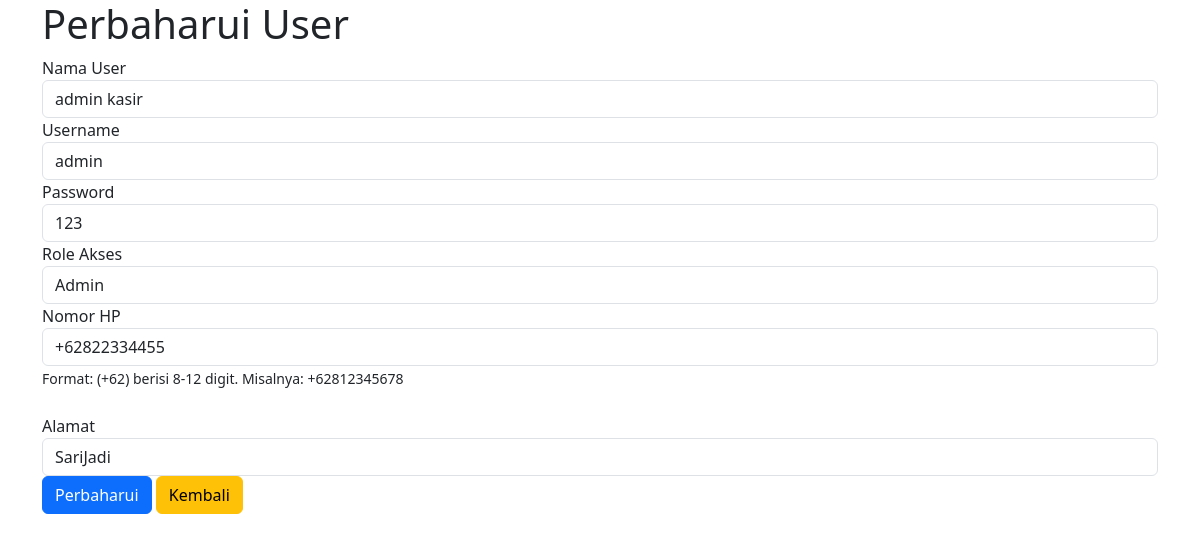
Screenshot of /user_edit.php?id=1 (signed in) with the database file from the repository.
### tables this page shows
CREATE TABLE `user_pengguna` (
  `id_user` int(11) NOT NULL,
  `nama_user` varchar(100) NOT NULL,
  `username` varchar(100) NOT NULL,
  `password` varchar(100) NOT NULL,
  `role_id` int(11) NOT NULL,
  `nomor_handphone` varchar(13) NOT NULL,
  `alamat` varchar(100) NOT NULL
);

CREATE TABLE `role` (
  `id_role` int(11) NOT NULL,
  `nama` varchar(25) NOT NULL
);

### user_edit.php (the view, shortened to what this page needs)
<?php
include 'config.php';
$role = mysqli_query($dbconnect, "SELECT * FROM role");
if (isset($_GET['id'])) {
    $id = $_GET['id'];
    $result = mysqli_query($dbconnect, "SELECT * FROM user_pengguna WHERE id_user='$id'");
    $data = mysqli_fetch_assoc($result);
} else {
    $_SESSION['error'] = "ID user tidak ditemukan!";
    header("location:user.php");
    exit;
}
?>
<!DOCTYPE html>
<html lang="en">
<head>
    <link href="https://cdn.jsdelivr.net/npm/bootstrap@5.3.3/dist/css/bootstrap.min.css" rel="stylesheet">
</head>
<body>
    <div class="container">
        <h1>Perbaharui User</h1>
        <form method="post">
            <div class="form-group">
                <label>Nama User</label>
                <input type="text" name="nama_user" class="form-control" placeholder="Nama User" value="<?= isset($data['nama_user']) ? $data['nama_user'] : '' ?>" required>
            </div>
            <div class="form-group">
                <label>Username</label>
                <input type="text" name="username" class="form-control" placeholder="Username" value="<?= isset($data['username']) ? $data['username'] : '' ?>" required>
            </div>
            <div class="form-group">
                <label>Password</label>
                <input type="text" name="password" class="form-control" placeholder="Password" value="<?= isset($data['password']) ? $data['password'] : '' ?>" required>
            </div>
            <div class="form-group">
                <label>Role Akses</label>
                <select class="form-control" name="role_id" required>
                    <?php
                    while ($row = mysqli_fetch_array($role)) { ?>
                        <option value="<?= $row['id_role'] ?>" <?= $row['id_role'] == $data['role_id'] ? 'selected' : '' ?>><?= $row['nama'] ?></option>
                    <?php } ?>
                </select>
            </div>
            <div class="form-group">
                <label>Nomor HP</label>
                <input type="text" name="nomor_handphone" class="form-control" pattern="(\+62[0-9]{8,12}" required value="<?= isset($data['nomor_handphone']) ? $data['nomor_handphone'] : '' ?>">
                <small>Format: (+62) berisi 8-12 digit. Misalnya: +62812345678</small>
                <br><br>
            </div>
            <div class="form-group">
                <label>Alamat</label>
                <input type="text" name="alamat" class="form-control" placeholder="alamat" value="<?= isset($data['alamat']) ? $data['alamat'] : '' ?>" required>
            </div>
            <input type="submit" name="update" value="Perbaharui" class="btn btn-primary">
            <a href="user.php" class="btn btn-warning">Kembali</a>
        </form>
    </div>
</body>
</html>

### rows the page displays
user_pengguna: nama_user "admin kasir", username "admin", password "123", role_id "Admin", nomor_handphone "+62822334455", alamat "SariJadi"
